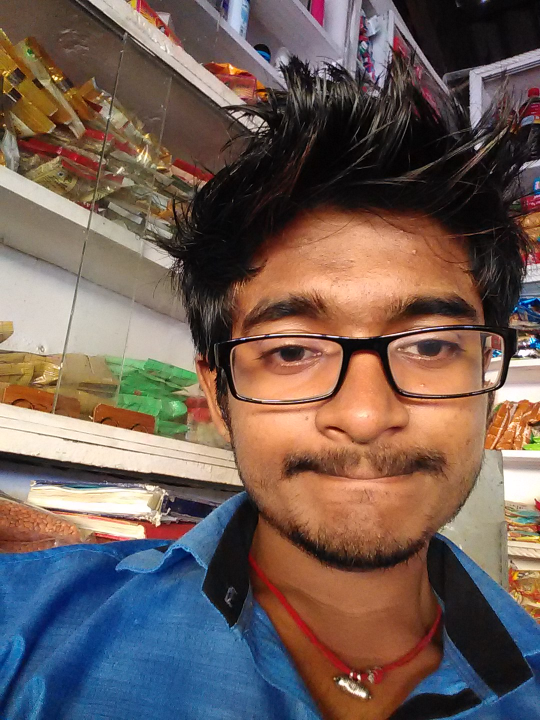
#> input picture openCVfaceRecog/m1.jpg, 1080 x 1440 px, found by its file name (shown at 1/2 size)
$ python test.py
#> lines starting #> are read from the running program, lines starting #| are printed output that depends on the picture
### openCVfaceRecog/faceDetection.py
import cv2
import numpy as np
import os

def faceDetection(test_img):
    gray_img=cv2.cvtColor(test_img,cv2.COLOR_BGR2GRAY)
    face_haar_cascade=cv2.CascadeClassifier('C:/Users/rkg10/openCVfaceRecog/HaarCascade/haarcascade_frontalface_default.xml')
    faces=face_haar_cascade.detectMultiScale(gray_img,scaleFactor=1.32,minNeighbors=5)

    return faces,gray_img

def labels_for_training_data(directory):
    faces=[]
    faceID=[]
    for path,subdirnames,filenames in os.walk(directory):
        for filename in filenames:
            if filename.startswith("."):
                print("Skiped: ")
                continue
            id=os.path.basename(path)
            img_path=os.path.join(path,filename)
            print("img path : ",img_path)
            print("id: ",id)
            test_img=cv2.imread(img_path)
            if test_img is None:
                print("Not loaded image")
                continue
            faces_rect,gray_img=faceDetection(test_img)
            if len(faces_rect)!=1:
                continue
            (x,y,w,h)=faces_rect[0]
            roi_gray=gray_img[y:y+w,x:x+h]
            faces.append(roi_gray)
            faceID.append(int(id))
    return faces,faceID

def train_classifier(faces,faceID):
    face_recognizer=cv2.face.LBPHFaceRecognizer_create()
    face_recognizer.train(faces,np.array(faceID))
    return face_recognizer

def draw_rect(test_img,face):
    (x,y,w,h)=face
    cv2.rectangle(test_img,(x,y),(x+w,y+h),(255,0,0),thickness=5)

def put_text(test_img,text,x,y):
    cv2.putText(test_img,text,(x,y),cv2.FONT_HERSHEY_DUPLEX,5,(255,0,0),6)

### openCVfaceRecog/test.py
import cv2
import os
import numpy as np
import faceDetection as fr

test_img=cv2.imread('C:/Users/rkg10/openCVfaceRecog/m1.jpg')
#> test_img is the input picture: shape (1440, 1080, 3); mean B, G, R 86, 93.7, 112.3
faces_detected,gray_img=fr.faceDetection(test_img)
#> in faceDetection, `gray_img=cv2.cvtColor(test_img,cv2.COLOR_BGR2GRAY)`:
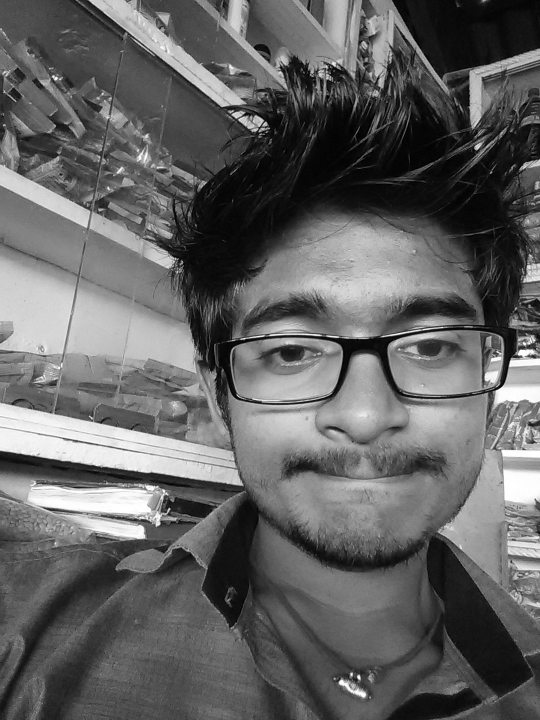
#> gray_img: shape (1440, 1080) (shown at 1/2 size); min 0, max 255, mean 98.4
#> in faceDetection, `faces=face_haar_cascade.detectMultiScale(gray_img,scaleFactor=1.32,min..`: faces = [[384, 412, 672, 672]]
#> faces_detected = [[384, 412, 672, 672]]
print("face_detected: ",faces_detected)
#| face_detected:  [[384 412 672 672]]
#> pass 2 of the loop in labels_for_training_data, `for path,subdirnames,filenames in os.walk(directory):`:
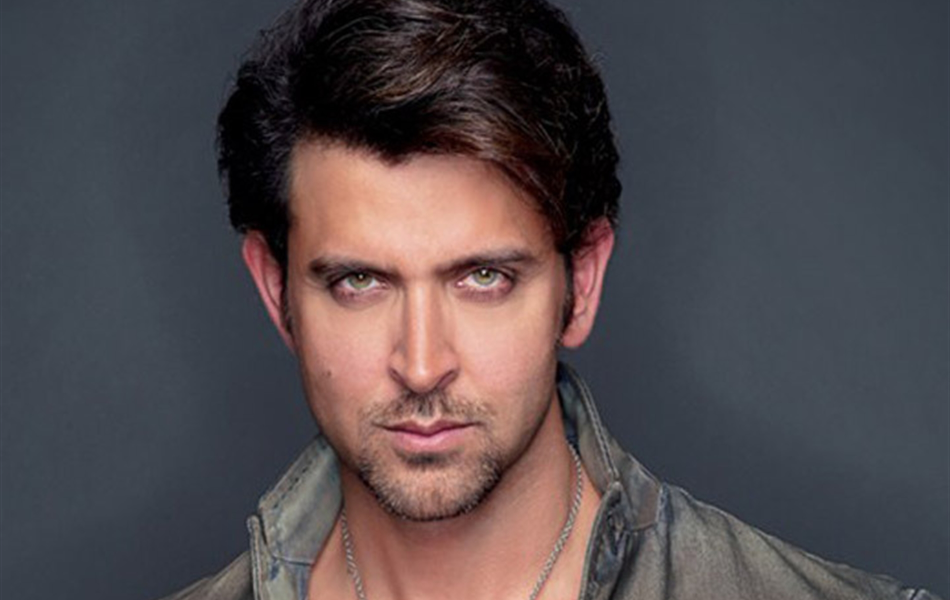
#> input picture openCVfaceRecog/trainingData/0/Hrithik-Roshan-1-1900x.jpg, 1900 x 1200 px (shown at 1/2 size)
#> in labels_for_training_data, test_img is the input picture: shape (1200, 1900, 3); mean B, G, R 77.5, 74.1, 81.7
#> in faceDetection (call 2), `gray_img=cv2.cvtColor(test_img,cv2.COLOR_BGR2GRAY)`:
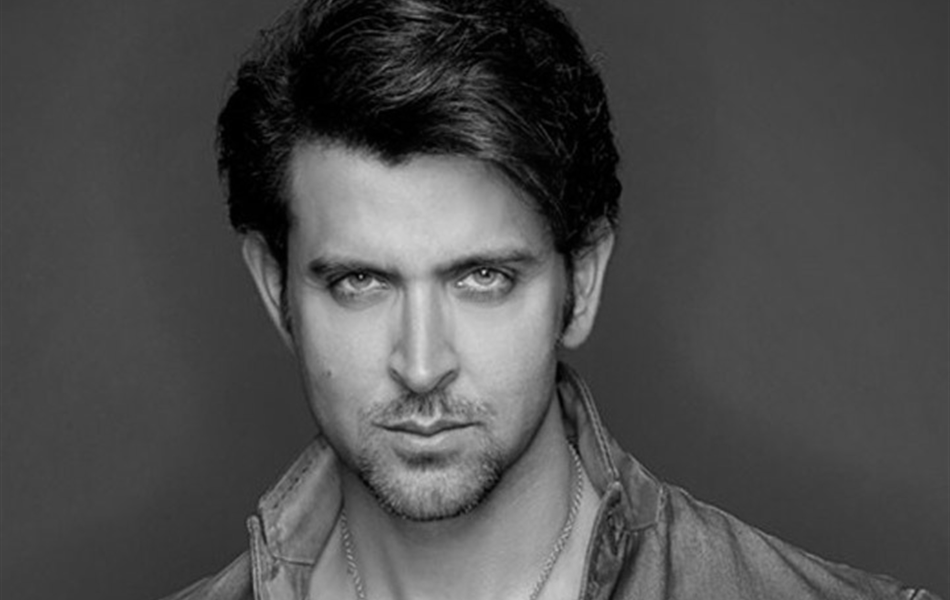
#> gray_img: shape (1200, 1900) (shown at 1/2 size); min 0, max 225, mean 76.7
#> faces = [[519, 335, 642, 642]]
#> in labels_for_training_data, `(x,y,w,h)=faces_rect[0]`: x = 519; y = 335; w = 642
#> in labels_for_training_data, `roi_gray=gray_img[y:y+w,x:x+h]`:
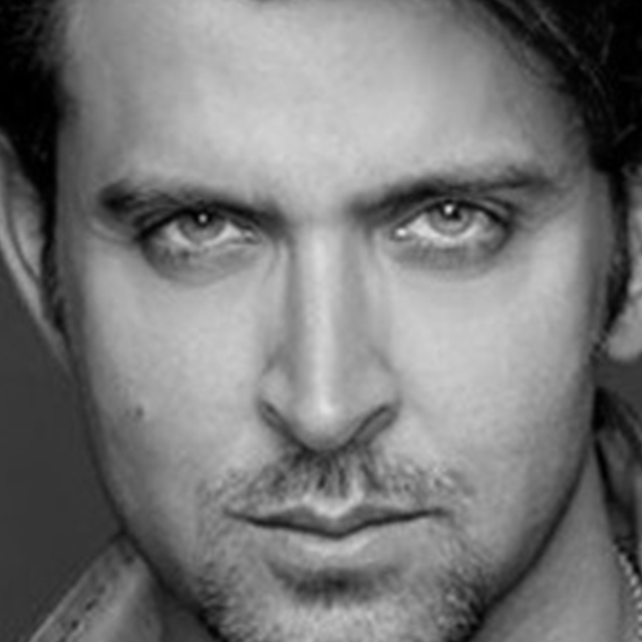
#> roi_gray: shape (642, 642); min 0, max 225, mean 119.1

# [6 lines of commented-out code are left out]

faces,faceID=fr.labels_for_training_data('C:/Users/rkg10/openCVfaceRecog/trainingData/')
face_recognizer=fr.train_classifier(faces,faceID)
#face_recognizer=cv2.face.LBPHFaceRecognizer_create()
#face_recognizer.read('C:/Users/rkg10/openCVfaceRecog/trainedData.yml')
face_recognizer.save('trainedData.yml')
name={1:'Hrithik',2:'Amir',3:'Sharukh',4:'Emilia',5:'Ritik'}

for face in faces_detected:
    (x,y,w,h)=face
    roi_gray=gray_img[y:y+h,x:x+h]
    label,confidence=face_recognizer.predict(roi_gray)
    print("confidence: ",confidence)
    print("label: ",label)
    fr.draw_rect(test_img,face)
#> (the run stopped early here; a loop or call above may not have finished)
